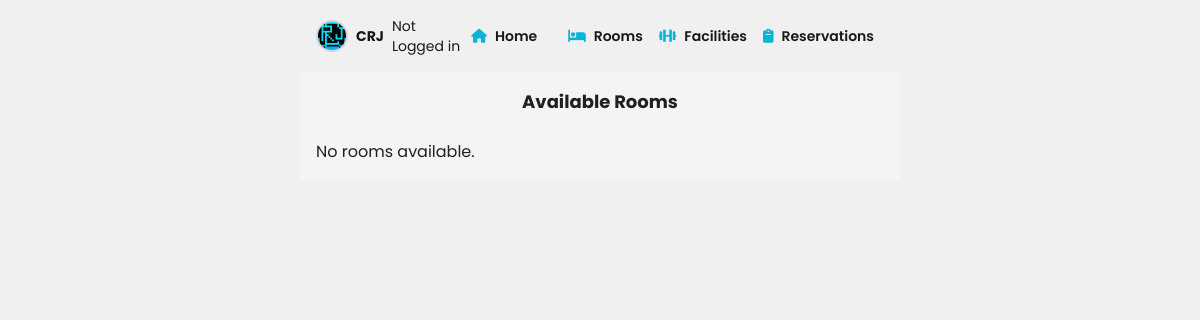
The app's page /rooms/, older data.
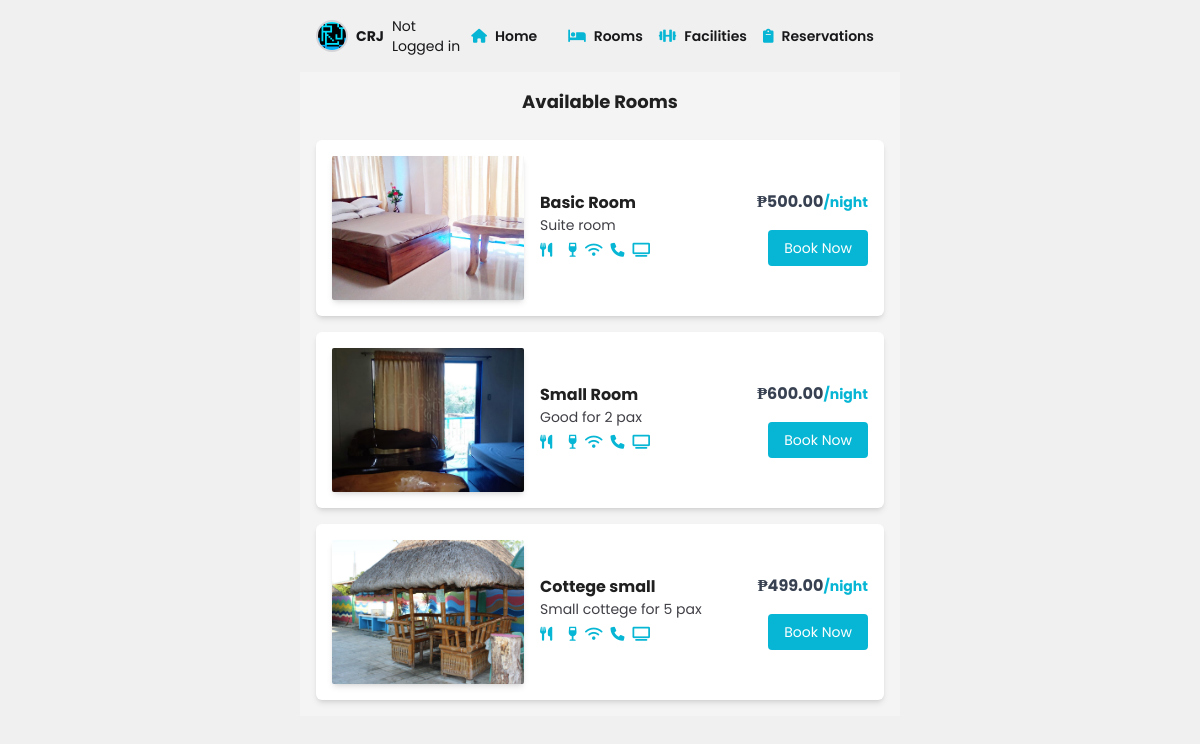
The same page, newer data.
### reservation/models.py (models this page shows, shortened)
class Room(models.Model):
    name = models.CharField(max_length=100)
    description = models.TextField()
    image = models.ImageField(upload_to='room_images/')
    price = models.DecimalField(max_digits=10, decimal_places=2)
    is_available = models.BooleanField(default=True)

### reservation/views.py (the view)
# urls.py: path('rooms/', RoomListView.as_view(), name='room_list'),
class RoomListView(ListView):
    model = Room
    template_name = 'room_list.html'
    context_object_name = 'rooms'

### reservation/templates/room_list.html (shortened to what this page needs)
{% extends 'base.html' %}
{% block content %}
<div class="p-4">
    <h2 class="font-bold text-lg mb-6 text-center">Available Rooms</h2>
    {% if rooms %}
        <div class="space-y-4">
            {% for room in rooms %}
                <div class="flex items-center p-4 bg-white rounded-md shadow-md">
                    {% if room.image %}
                        <img src="{{ room.image.url }}" alt="{{ room.name }}" class="w-48 h-36 object-cover rounded-sm shadow-md">
                    {% endif %}
                    <div class="ml-4 flex-1">
                        <h2 class=" font-bold">{{ room.name }}</h2>
                        <p class="text-zinc-700 text-sm">{{room.description}}</p>
                        <div class="flex space-x-2 text-sm mt-2 font-bold text-cyan-500">
                            <i class="fa-solid fa-utensils mr-2"></i>
                            <i class="fa-solid fa-wine-glass mr-2"></i>
                            <i class="fa-solid fa-wifi mr-2"></i>
                            <i class="fa-solid fa-phone mr-2"></i>
                            <i class="fa-solid fa-tv"></i>
                        </div>
                    </div>
                    <div class="text-right">
                        <p class="text-gray-700  font-bold">₱{{ room.price }}<span class="text-sm font-bold text-cyan-500">/night</span></p>
                        <a href="{% url 'view_room' room.pk %}" class="mt-4 inline-block text-sm bg-cyan-500 hover:bg-cyan-700 text-white  py-2 px-4 rounded">
                            Book Now
                        </a>
                    </div>
                </div>
            {% endfor %}
        </div>
    {% else %}
        <p>No rooms available.</p>
    {% endif %}
</div>
{% endblock %}

### reservation/templates/base.html (shortened to what this page needs)
<!DOCTYPE html>
<html>
<head>
    {% load static %}
    <link rel="stylesheet" type="text/css" href="{% static 'style.css' %}">
    <script src="https://cdn.tailwindcss.com"></script>
    <link rel="stylesheet" href="https://cdnjs.cloudflare.com/ajax/libs/font-awesome/6.0.0-beta3/css/all.min.css">
</head>
<body class="w-1/2 mx-auto">
    {% include 'nav.html' %}
    <div class="container bg-zinc-100">
        {% block content %}
        {% endblock %}
    </div>
</body>
</html>

### reservation/templates/nav.html
{% load static %}
<nav class="p-4">
    <div class="container text-zinc-900  mx-auto flex justify-between items-center">
        <div class="text-sm  flex items-center space-x-2">
            <img src="{% static 'images/logo.jpg' %}" alt="logo" class="h-8 border-2 border-zinc-300 rounded-full">
            <a href="{% url 'home' %}" class="font-bold">CRJ</a>
            {%if user.is_authenticated %}
            <p class="text-sm italic pl-6">
                Hello there
                <a href="{% url 'user_profile' %}" class="font-bold underline">{{ user.username }}</a>
                <i class="fa-regular fa-face-grin-wink"></i>
            </p>
            {%else%}
            <p class="text-sm">Not Logged in</p>
            {%endif%}
        </div>
        <ul class="flex space-x-4 text-sm text-zinc-900  font-semibold">
            <li>
                <a href="{% url 'home' %}" class="  hover:text-cyan-500 flex items-center">
                    <i class="fas fa-home mr-2 text-cyan-500"></i> Home
                </a>
            </li>
            <li>
                <a href="{% url 'room_list' %}" class="hover:text-cyan-500  flex items-center">
                    <i class="fas fa-bed mr-2 text-cyan-500"></i> Rooms
                </a>
            </li>
            <li>
                <a href="{% url 'list_facility' %}" class=" hover:text-cyan-500  flex items-center">
                    <i class="fas fa-dumbbell mr-2 text-cyan-500"></i> Facilities
                </a>
            </li>
            <li>
                <a href="{% url 'user_reservations' %}" class=" hover:text-cyan-500  flex items-center">
                    <i class="fa-solid fa-clipboard mr-2 text-cyan-500"></i> Reservations
                </a>
            </li>
        </ul>
    </div>
</nav>

### reservation/static/style.css (style rules this page uses)
body { background-color: #f0f0f0; color: #202020; font-family: "Poppins", serif; }
nav ul { list-style: none; padding: 10px; display: flex; }
nav ul li { margin-right: 15px; }
nav ul li a { text-decoration: none; }

Row changes from the older to the newer data that the page shows:
added Room: image (picture), name "Basic Room", description "Suite room", price "500.00"
added Room: image (picture), name "Small Room", description "Good for 2 pax", price "600.00"
added Room: image (picture), name "Cottege small", description "Small cottege for 5 pax", price "499.00"
Text that changed along with them:
text no longer shown: "No rooms available."
